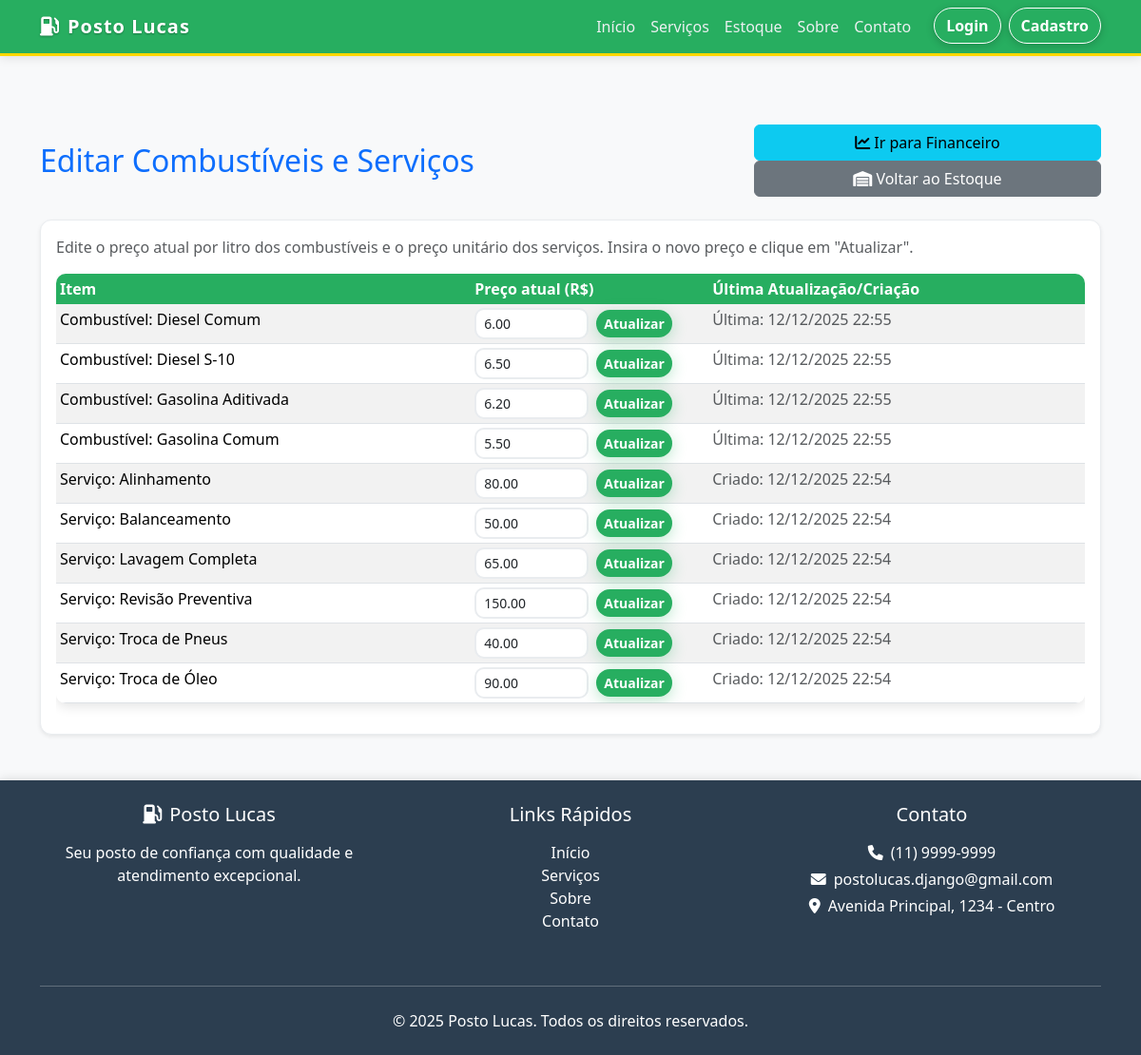
The page /gerenciamento/combustiveis/editar/ on the database as committed earlier.
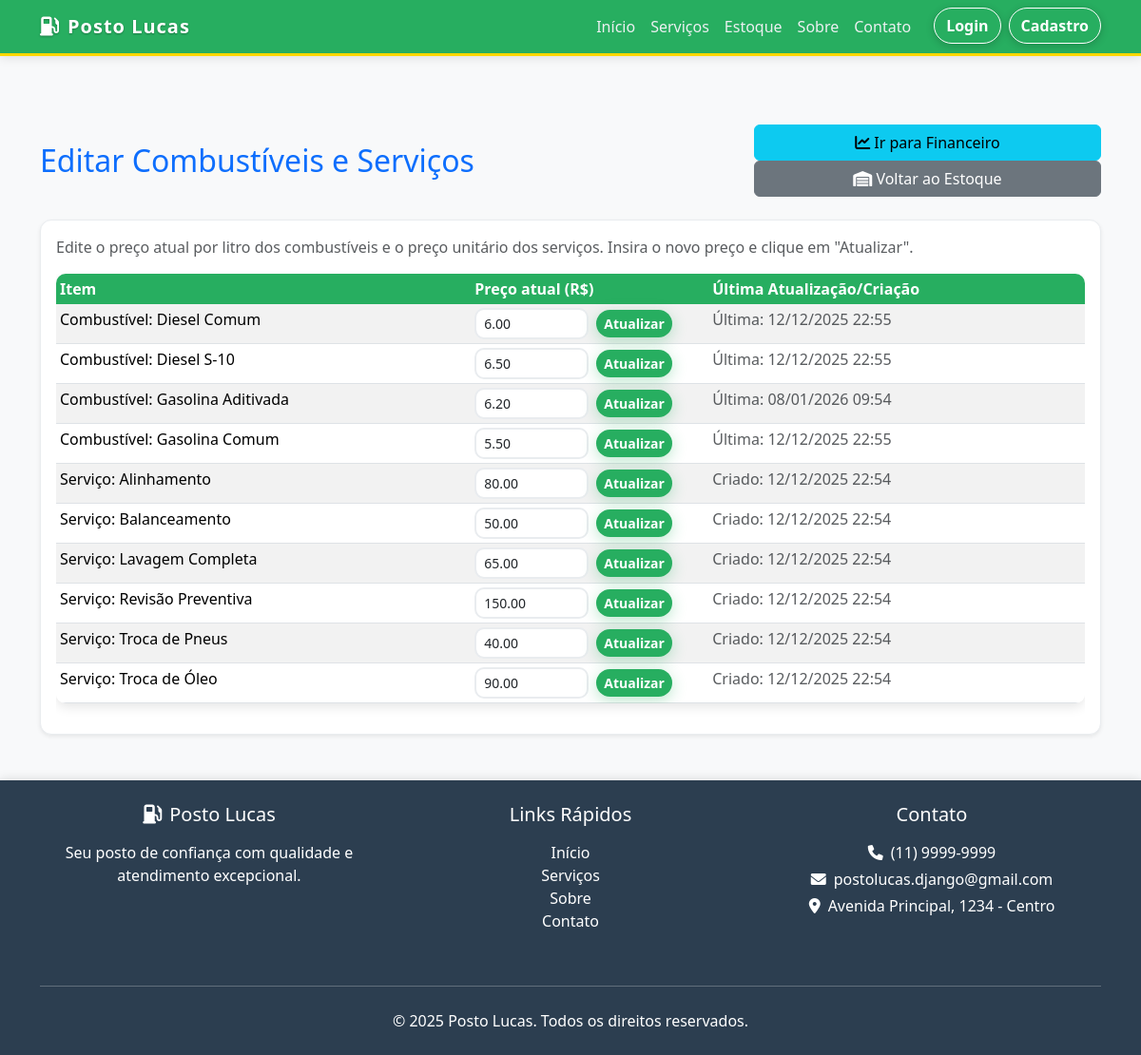
The same page on the database as committed later.
### apps/gerenciamento/models.py (models this page shows, shortened)
class EstoqueGasolina(models.Model):
    TIPOS_COMBUSTIVEL = [
        ('GAS_COMUM', 'Gasolina Comum'),
        ('GAS_ADITIVADA', 'Gasolina Aditivada'),
        ('DIESEL_COMUM', 'Diesel Comum'),
        ('DIESEL_S10', 'Diesel S-10'),
        ('ETANOL', 'Etanol'),
    ]
    tipo = models.CharField(
        max_length=20,
        choices=TIPOS_COMBUSTIVEL,
        unique=True,
        verbose_name="Tipo de Combustível"
    )
    quantidade_litros = models.DecimalField(
        max_digits=10,
        decimal_places=2,
        default=Decimal('0.00'),
        verbose_name="Estoque (Litros)"
    )
    preco_atual_litro = models.DecimalField(
        max_digits=10,
        decimal_places=2,
        default=Decimal('0.00'),
        verbose_name="Preço Atual por Litro (R$)"
    )
    data_ultima_atualizacao = models.DateTimeField(
        auto_now=True,
        verbose_name="Última Atualização"
    )
    class Meta:
        verbose_name = "Estoque de Combustível"
        verbose_name_plural = "Estoque de Combustíveis"

### apps/gerenciamento/views.py (the view, shortened to what this page needs)
# urls.py: path('combustiveis/editar/', views.edit_combustiveis_view, name='edit_combustiveis'),
@require_http_methods(["GET", "POST"])
def edit_combustiveis_view(request):
    estoques = EstoqueGasolina.objects.all().order_by('tipo')
    servicos = Servico.objects.exclude(descricao__startswith='origem:combustivel:').order_by('nome')
    context = {
        'estoques': estoques,
        'servicos': servicos,
        'titulo': 'Editar Combustíveis e Serviços'
    }
    return render(request, 'gerenciamento/edit_combustiveis.html', context)

### templates/gerenciamento/edit_combustiveis.html (shortened to what this page needs)
{% extends "shared/base.html" %} {% load static %} {% load l10n %} {% block title %}{{ titulo }}{% endblock %} {% block content %}
<div class="container mt-5">
  <div
    class="d-flex flex-column flex-md-row justify-content-between align-items-start align-items-md-center mb-4"
  >
    <h2 class="mb-3 mb-md-0 text-primary">{{ titulo }}</h2>
    <div class="d-grid gap-2 d-md-block">
      <a href="{% url 'financeiro' %}" class="btn btn-info w-100 w-md-auto">
        <i class="fas fa-chart-line"></i>
        <span class="d-none d-md-inline">Ir para Financeiro</span>
      </a>
      <a
        href="{% url 'estoque_gasolina' %}"
        class="btn btn-secondary w-100 w-md-auto"
      >
        <i class="fas fa-warehouse"></i>
        <span class="d-none d-md-inline">Voltar ao Estoque</span>
      </a>
    </div>
  </div>
  <div class="card mb-4 shadow-sm">
    <div class="card-body">
      <p class="text-muted">
        Edite o preço atual por litro dos combustíveis e o preço unitário dos
        serviços. Insira o novo preço e clique em "Atualizar".
      </p>
      <div class="table-responsive">
        <table class="table table-sm table-striped">
          <thead>
            <tr>
              <th class="text-nowrap">Item</th>
              <th class="text-nowrap" style="width: 250px">Preço atual (R$)</th>
              <th class="text-nowrap">Última Atualização/Criação</th>
            </tr>
          </thead>
          <tbody>
            {% for item in estoques %}
            <tr>
              <td class="text-nowrap">
                Combustível: {{ item.get_tipo_display }}
              </td>
              <td>
                <form method="POST" class="d-flex gap-2 align-items-center">
                  <input
                    name="preco"
                    type="number"
                    step="0.01"
                    min="0"
                    class="form-control form-control-sm"
                    style="width: 120px"
                    placeholder="0.00"
                    value="{% if item.preco_atual_litro > 0 %}{{ item.preco_atual_litro|unlocalize }}{% endif %}"
                  />
                  <button class="btn btn-sm btn-success" type="submit">
                    Atualizar
                  </button>
                </form>
              </td>
              <td>
                <span class="text-muted text-nowrap">
                  Última: {{ item.data_ultima_atualizacao|date:"d/m/Y H:i" }}
                </span>
              </td>
            </tr>
            {% empty %}
            <tr>
              <td colspan="3">Nenhum combustível encontrado.</td>
            </tr>
            {% endfor %} {% for serv in servicos %}
            <tr>
              <td class="text-nowrap">Serviço: {{ serv.nome }}</td>
              <td>
                <form method="POST" class="d-flex gap-2 align-items-center">
                  <input
                    name="preco"
                    type="number"
                    step="0.01"
                    min="0"
                    class="form-control form-control-sm"
                    style="width: 120px"
                    placeholder="0.00"
                    value="{% if serv.preco_unitario > 0 %}{{ serv.preco_unitario|unlocalize }}{% endif %}"
                  />
                  <button class="btn btn-sm btn-success" type="submit">
                    Atualizar
                  </button>
                </form>
              </td>
              <td>
                <span class="text-muted text-nowrap">
                  Criado: {{ serv.criado_em|date:"d/m/Y H:i" }}
                </span>
              </td>
            </tr>
            {% empty %}
            <tr>
              <td colspan="3">Nenhum serviço extra encontrado.</td>
            </tr>
            {% endfor %}
          </tbody>
        </table>
      </div>
    </div>
  </div>
</div>
{% endblock %}

Rows that differ between the two databases and show on the page:
changed EstoqueGasolina "Gasolina Aditivada": data_ultima_atualizacao "12/12/2025 22:55" → "08/01/2026 09:54"
